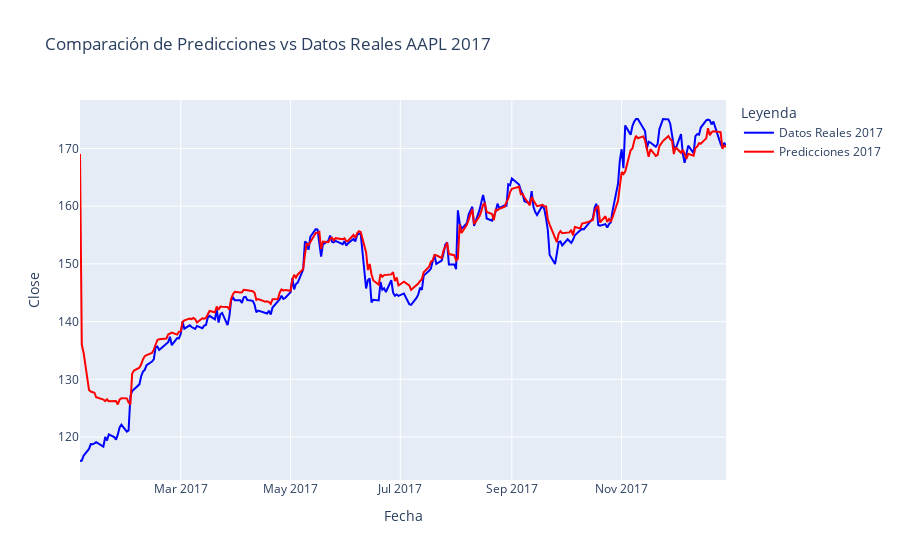

The cell this chart's notebook holds for it:
### Code cell
import plotly.graph_objects as go
import pandas as pd
from sklearn.metrics import r2_score

# Asegurarse de que tanto 'real_demand' como 'predictions' tienen el mismo índice de tiempo
real_demand = pd.Series(real_demand[:len(predictions)], index=real_data_2017.index[:len(predictions)])
predictions_series = pd.Series(predictions, index=real_data_2017.index[:len(predictions)])

# Crear una lista para almacenar los R-squared de cada mes
r_squared_monthly = []

# Agrupar los datos por mes y calcular el R-squared para cada mes
for month, group in real_demand.groupby(real_demand.index.month):
    # Extraer las predicciones correspondientes para ese mes
    pred_for_month = predictions_series[group.index]

    # Calcular el R-squared
    r_squared = r2_score(group, pred_for_month)

    # Almacenar el resultado
    r_squared_monthly.append((month, r_squared))
    print(f'R-squared para el mes {month}: {r_squared}')

# Crear la figura usando Plotly para una mejor interactividad y presentación
fig = go.Figure()

# Añadir los datos reales a la gráfica
fig.add_trace(go.Scatter(x=real_data_2017.index, y=real_demand, mode='lines', name='Datos Reales 2017', line=dict(color='blue')))

# Añadir las predicciones a la gráfica
fig.add_trace(go.Scatter(x=real_data_2017.index[:len(predictions)], y=predictions, mode='lines', name='Predicciones 2017', line=dict(color='red')))

# Configuración adicional del gráfico
fig.update_layout(
    title='Comparación de Predicciones vs Datos Reales AAPL 2017',
    xaxis_title='Fecha',
    yaxis_title='Close',
    legend_title='Leyenda'
)

# Mostrar la gráfica
fig.show()

# Imprimir los R-squared mensuales
for month, r_squared in r_squared_monthly:
    print(f"R-squared para el mes {month}: {r_squared:.4f}")

### Figure 1 — Plotly figure (JSON) as saved in the notebook; plotly's stock layout.template omitted (floating-point values rounded to 4 significant figures; data arrays with more than 128 entries replaced by an {"elided": "..."} marker saying what was removed)
{"data": [{"line": {"color": "blue"}, "mode": "lines", "name": "Datos Reales 2017", "x": {"elided": "250 str values"}, "y": {"elided": "250 float values"}, "type": "scatter"}, {"line": {"color": "red"}, "mode": "lines", "name": "Predicciones 2017", "x": {"elided": "250 str values"}, "y": {"elided": "250 float values"}, "type": "scatter"}], "layout": {"title": {"text": "Comparación de Predicciones vs Datos Reales AAPL 2017"}, "xaxis": {"title": {"text": "Fecha"}}, "yaxis": {"title": {"text": "Close"}}, "legend": {"title": {"text": "Leyenda"}}}}
